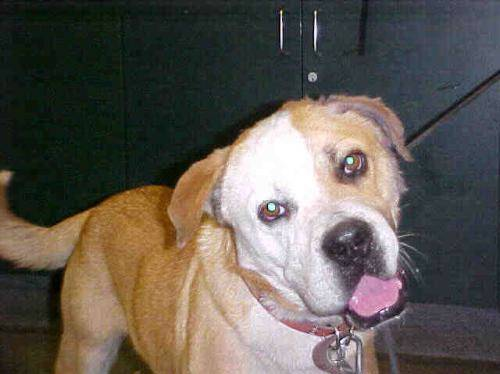
#> input picture dog.4068.jpg, 500 x 374 px
$ jupyter execute --allow-errors 'Facial recoginition c&d.ipynb'   (shell and % lines are left out)
#> lines starting #> are read from the running program, lines starting #| are printed output that depends on the picture
#> (a cell that did not finish here is left out)

[cell 2]
import numpy as np
import matplotlib.pyplot as plt
import cv2
import os

[cell 3]
cat_folder = "C:/Users/HP/Desktop/archive (12)/training_set/training_set/cats"
dog_folder = "C:/Users/HP/Desktop/archive (12)/training_set/training_set/dogs"

#> (a cell that did not finish here is left out)

#> (a cell that did not finish here is left out)

#> (a cell that did not finish here is left out)

#> (a cell that did not finish here is left out)

[cell 8]
def load_dataset_from_images(floder, label, img_size = (65,65)):
    images =[]
    labels= []
    for filename in os.listdir(cat_folder):
        img_path = os.path.join(cat_folder, filename)
        img = cv2.imread(img_path,cv2.IMREAD_GRAYSCALE)
        img_resize = cv2.resize(img, img_size)
        img_flattened = img_resize.flatten()
        images.append(img_flattened)
        labels.append(label)
    return images, labels

#> (a cell that did not finish here is left out)

#> (a cell that did not finish here is left out)


[cell 11]
#What we have achived so far.. represent cat images as 0 and dog images as 1

#> (a cell that did not finish here is left out)

#> (a cell that did not finish here is left out)

[cell 14]
from sklearn.model_selection import train_test_split

#> (a cell that did not finish here is left out)

[cell 16]
## We will be using support vector machine to train this model just like K neghboors

[cell 17]
from sklearn.svm import SVC

[cell 18]
##Initilizeing model
SVM = SVC(random_state= 20)

#> (a cell that did not finish here is left out)

[cell 20]
from sklearn.metrics import classification_report

#> (a cell that did not finish here is left out)

#> (a cell that did not finish here is left out)

[cell 23]
def predict_image(img_path):
#> called with img_path = 'dog.4068.jpg'
    img = cv2.imread(img_path, cv2.IMREAD_GRAYSCALE)
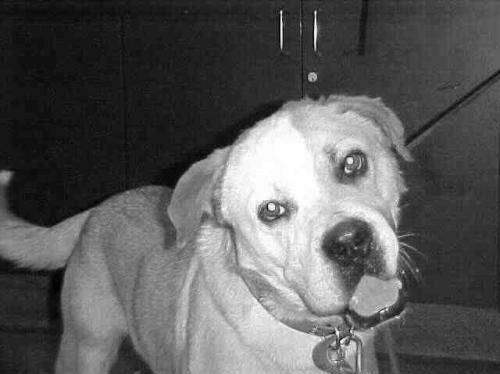
#> img: shape (374, 500); min 0, max 255, mean 91.4
    img_resize = cv2.resize(img, (65, 65))
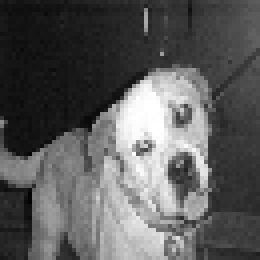
#> img_resize: shape (65, 65) (shown 4 times larger); min 2, max 255, mean 91.3
    img_flattened = img_resize.flatten().reshape(1, -1)
    predicted_class = SVM.predict(img_flattened)
    if predicted_class == 0:
        return "Cat"
    else:
        return "Dog"

#> (a cell that did not finish here is left out)

#> (a cell that did not finish here is left out)

#> call 2 of predict_image, with img_path = 'German-Shepherd-Alsatian.jpg'
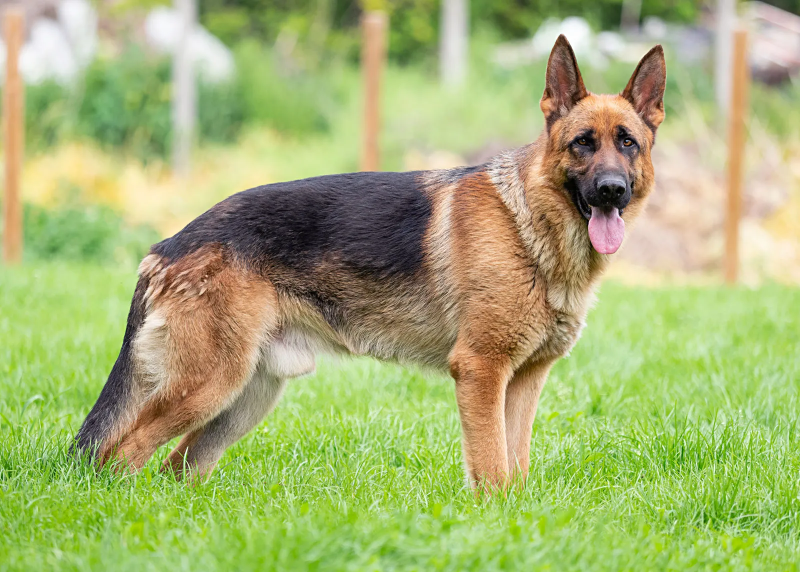
#> input picture German-Shepherd-Alsatian.jpg, 1600 x 1144 px (shown at 1/2 size)
#> in predict_image (call 2), `img = cv2.imread(img_path, cv2.IMREAD_GRAYSCALE)`:
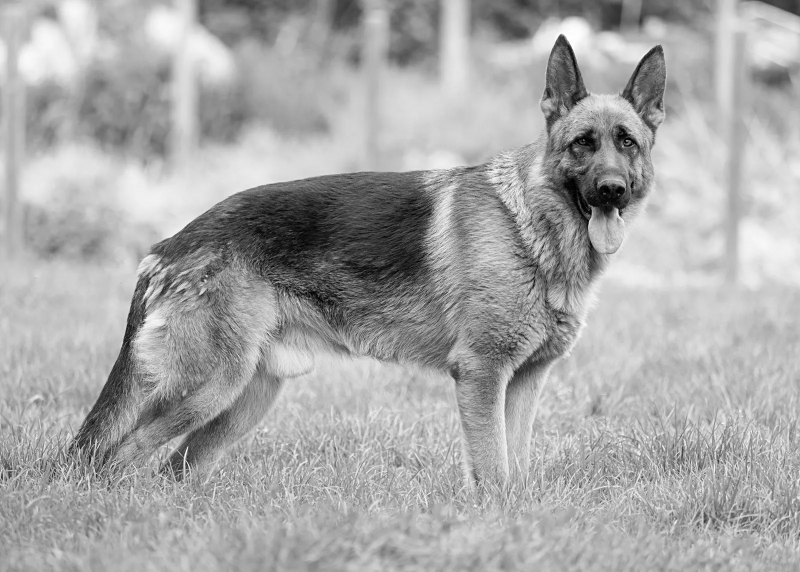
#> img: shape (1144, 1600) (shown at 1/2 size); min 0, max 255, mean 167.4
#> in predict_image (call 2), `img_resize = cv2.resize(img, (65, 65))`:
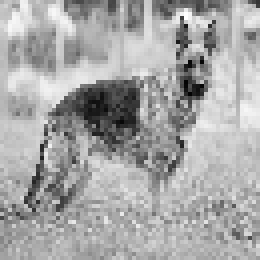
#> img_resize: shape (65, 65) (shown 4 times larger); min 3, max 254, mean 166.7
